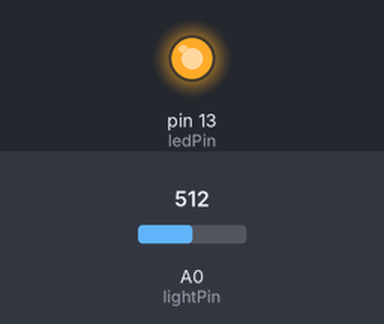
A sketch run on a simulated Arduino Uno, built with avr-gcc and run on an emulated ATmega328P. Parts: output pins drawn as LEDs (lit = HIGH). The inputs (shaded band) are chosen by the test bench; at power-on: A0 (lightPin) = 512.

Above: at 1.8 s.
1.9 s: A0 (lightPin) set to 263
3.4 s: A0 (lightPin) set to 235
At 4.6 s:
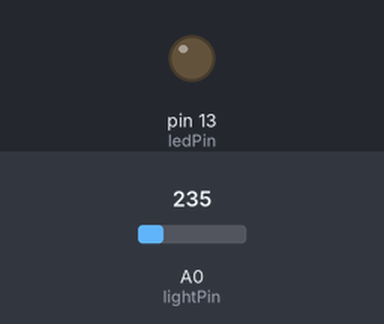
5.5 s: A0 (lightPin) set to 260
At 7.2 s:
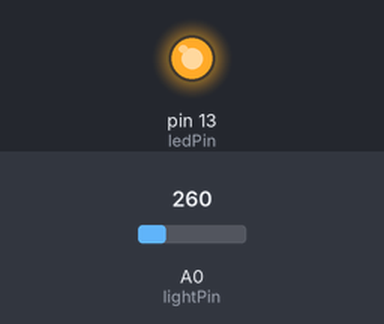
7.5 s: A0 (lightPin) set to 240
At 8.9 s:
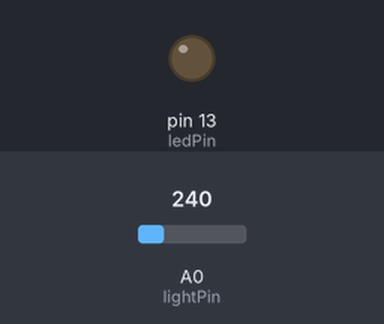
Timing chart, 0 to 10.5 s (numbered marks = the images above; inputs shaded):
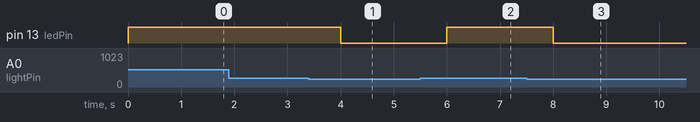

The sketch:

photoResistor_LED.ino
```cpp
int lightPin = 0;
int ledPin = 13;
int threshold = 250;

void setup(){
    pinMode(ledPin, OUTPUT);
}

void loop(){
    int inputValue = analogRead(lightPin);

    if(inputValue > threshold){
        digitalWrite(ledPin, HIGH);
    }

    else{
        digitalWrite(ledPin, LOW);
    }

    delay(1000);
}
```

Measured:
- the behaviour switches between 251 and 250 on A0 (lightPin) (found by bisection; images 0 and 1)
- after the input at 1.9 s, every drawn part: stays the same
- after the input at 3.4 s, pin 13 (ledPin): HIGH → LOW after 0.60 s
- after the input at 5.5 s, pin 13 (ledPin): LOW → HIGH after 0.50 s
- after the input at 7.5 s, pin 13 (ledPin): HIGH → LOW after 0.50 s
